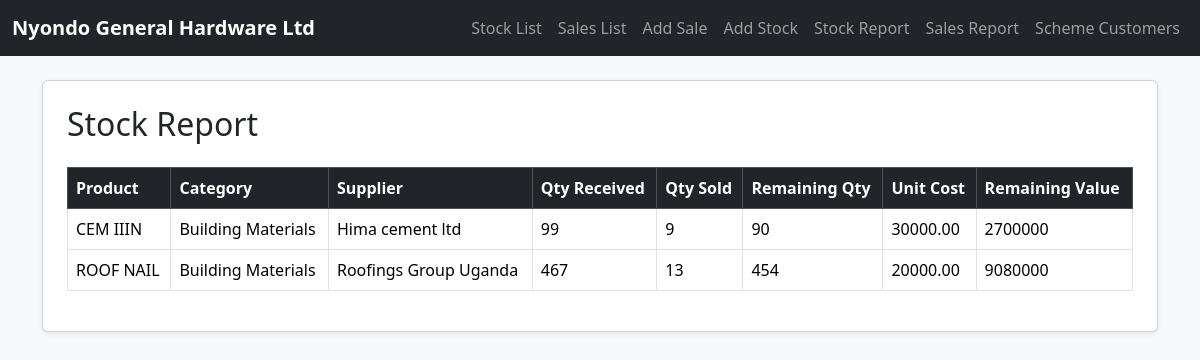
/nyondo/stock_report/, run on an earlier commit of the app's database.
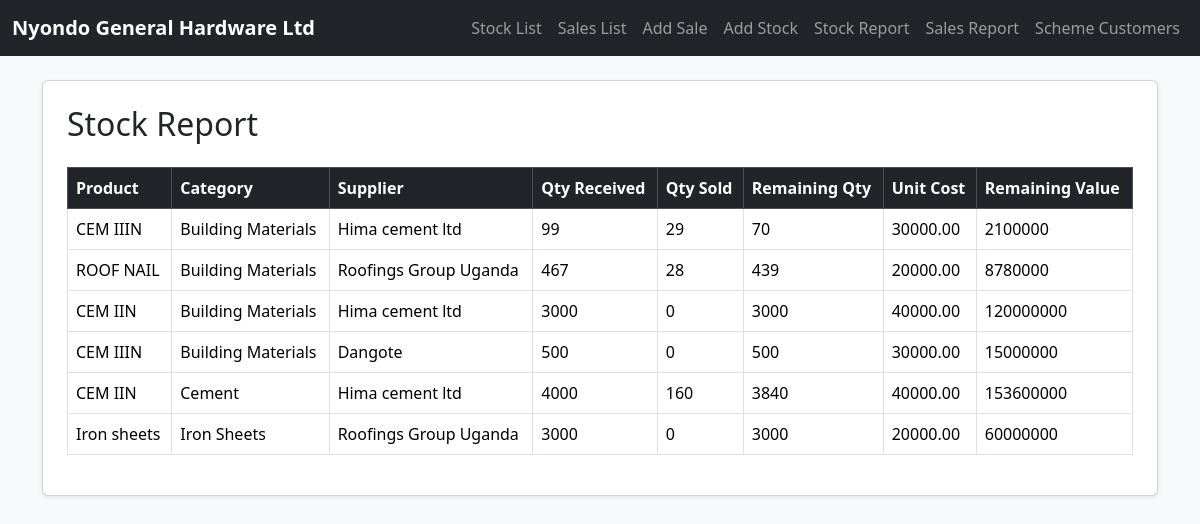
And on a later commit of the database.
### nyondo/models.py (models this page shows, shortened)
class Stock(models.Model):
    PAYMENT_STATUS_CHOICES = [('Paid', 'Paid'), ('Not Paid', 'Not Paid')]
    PAYMENT_TYPE_CHOICES = [('Cash', 'Cash'), ('Mobile Money', 'Mobile Money'), ('Bank Transfer', 'Bank Transfer'), ('Credit', 'Credit')]
    supplier = models.CharField(max_length=100)
    category = models.CharField(max_length=100)
    product_name = models.CharField(max_length=100)
    quantity_delivered = models.PositiveIntegerField(default=0)
    unit_cost = models.DecimalField(max_digits=10, decimal_places=2)
    total_value_goods = models.DecimalField(max_digits=12, decimal_places=2, default=0)
    unit_price = models.DecimalField(max_digits=10, decimal_places=2)
    supplier_payment_status = models.CharField(max_length=20, choices=PAYMENT_STATUS_CHOICES, default='Not Paid')
    payment_type = models.CharField(max_length=50, choices=PAYMENT_TYPE_CHOICES, blank=True, null=True)
    date_added = models.DateTimeField(default=timezone.now)

### nyondo/views.py (the view)
# urls.py: path('stock_report/', views.stock_report, name='stock_report'),
def stock_report(request):
    stocks = Stock.objects.annotate(
        quantity_sold=Coalesce(Sum('sale__quantity'), 0)
    ).annotate(
        remaining_quantity=F('quantity_delivered') - F('quantity_sold'),
        remaining_value=ExpressionWrapper(
            (F('quantity_delivered') - F('quantity_sold')) * F('unit_cost'),
            output_field=DecimalField(max_digits=12, decimal_places=2)
        )
    )
    return render(request, 'stock_report.html', {'stocks': stocks})

### nyondo/templates/stock_report.html
{% extends 'base.html' %}
{% block content %}
<div class="card shadow-sm p-4">
<h2 class="mb-4">Stock Report</h2>
<div class="table-responsive">
<table class="table table-bordered table-hover align-middle">
<thead class="table-dark">
<tr>
<th>Product</th>
<th>Category</th>
<th>Supplier</th>
<th>Qty Received</th>
<th>Qty Sold</th>
<th>Remaining Qty</th>
<th>Unit Cost</th>
<th>Remaining Value</th>
</tr>
</thead>
<tbody>
{% for stock in stocks %}
<tr>
<td>{{ stock.product_name }}</td>
<td>{{ stock.category }}</td>
<td>{{ stock.supplier }}</td>
<td>{{ stock.quantity_delivered }}</td>
<td>{{ stock.quantity_sold }}</td>
<td>{{ stock.remaining_quantity }}</td>
<td>{{ stock.unit_cost }}</td>
<td>{{ stock.remaining_value }}</td>
</tr>
{% empty %}
<tr>
<td colspan="8" class="text-center">No stock records available.</td>
</tr>
{% endfor %}
</tbody>
</table>
</div>
</div>
{% endblock %}

What changed in the data, as far as the page shows it:
computed for Stock (number 1 of 6 on the later page): quantity_sold "9" → "29"; remaining_quantity "90" → "70"; remaining_value "2700000" → "2100000"
computed for Stock "ROOF NAIL": quantity_sold "13" → "28"; remaining_quantity "454" → "439"; remaining_value "9080000" → "8780000"
added Stock: product_name "CEM IIN", category "Building Materials", supplier "Hima cement ltd", quantity_delivered "3000", quantity_sold "0", remaining_quantity "3000", unit_cost "40000.00", remaining_value "120000000"
added Stock: product_name "CEM IIIN", category "Building Materials", supplier "Dangote", quantity_delivered "500", quantity_sold "0", remaining_quantity "500", unit_cost "30000.00", remaining_value "15000000"
added Stock: product_name "CEM IIN", category "Cement", supplier "Hima cement ltd", quantity_delivered "4000", quantity_sold "160", remaining_quantity "3840", unit_cost "40000.00", remaining_value "153600000"
added Stock: product_name "Iron sheets", category "Iron Sheets", supplier "Roofings Group Uganda", quantity_delivered "3000", quantity_sold "0", remaining_quantity "3000", unit_cost "20000.00", remaining_value "60000000"
